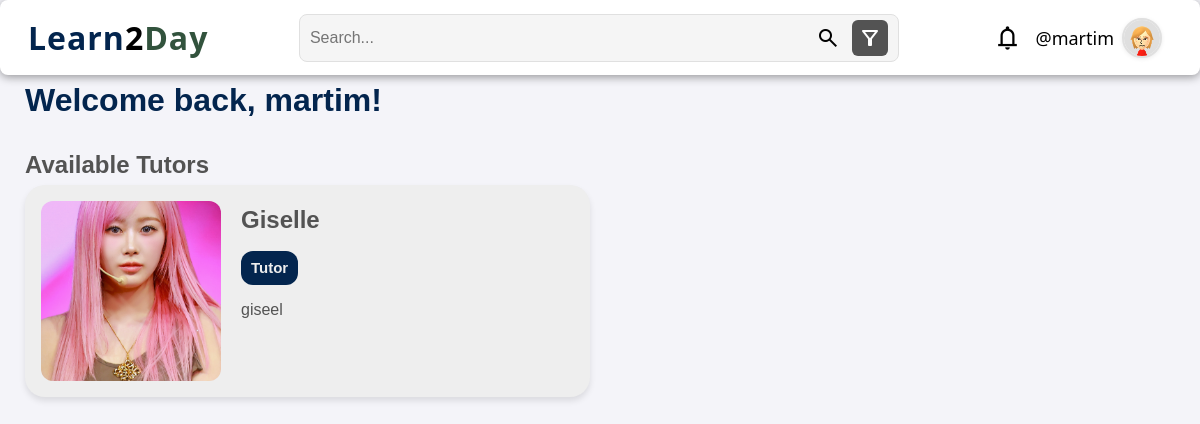
The app's page /homepage.php (signed in) with its own data.
### tables this page shows
CREATE TABLE TUTOR(
    ID_TUTOR VARCHAR(255) NOT NULL,
    NAME VARCHAR(255) NOT NULL,
    DATE_OF_BIRTH DATE NOT NULL,
    PROFILE_IMAGE VARCHAR(255) NOT NULL,
    DESCRIPTION TEXT,
    PRIMARY KEY (ID_TUTOR),
    FOREIGN KEY (ID_TUTOR) REFERENCES USERS(USERNAME) ON DELETE CASCADE
);

### src/includes/session.php (called while the page is built, shortened)
<?php
class Session {
    private static ?Session $instance = null;
    public static function getInstance(): Session {
        if (self::$instance == null) {
            self::$instance = new Session();
        }
        return self::$instance;
    }
    public function getUser(): ?User {
        return isset($_SESSION["user"]) ? $_SESSION["user"] : null;
    }
    public function isLoggedIn(): bool {
        return isset($_SESSION["user"]);
    }
}
?>

### src/database/adminclass.php (called while the page is built, shortened)
<?php
class Admin
{
    public function __construct(
        string $username,
        string $name,
        string $date_of_birth,
        string $profile_image,
        ?string $description
    ) {
        $this->profile_image = $profile_image;
    }
    public static function getByUsername(string $username): ?Admin
    {
        $db = Database::getInstance();
        $stmt = $db->prepare('SELECT * FROM ADMIN WHERE ID_ADMIN = ?');
        $stmt->execute([$username]);
        if ($row = $stmt->fetch()) {
            return new Admin(
                $username,
                $row['NAME'],
                $row['DATE_OF_BIRTH'],
                $row['PROFILE_IMAGE'],
                $row['DESCRIPTION'] ?? null
            );
        }
        return null;
    }
}

### src/homepage.php (the view, shortened to what this page needs)
<?php
require_once __DIR__ . '/includes/session.php';
require_once __DIR__ . '/database/adminclass.php';
$session = Session::getInstance();
$isLoggedIn = $session->isLoggedIn();
$db = Database::getInstance();
$user = $session->getUser();
$profile_image = 'default.png';
if ($user->type === 'STUDENT') {
    $profile = Student::getByUsername($user->username);
    if ($profile && !empty($profile->profile_image)) {
        $profile_image = $profile->profile_image;
    }
} elseif ($user->type === 'TUTOR') {
    $profile = Tutor::getByUsername($user->username);
    if ($profile && !empty($profile->profile_image)) {
        $profile_image = $profile->profile_image;
    }
} elseif ($user->type === 'ADMIN') {
    $profile = Admin::getByUsername($user->username);
    if ($profile && !empty($profile->profile_image)) {
        $profile_image = $profile->profile_image;
    }
}
$searchQuery = '';
$searchResults = [];
$showAll = true;
$selectedSubjects = [];
$selectedLanguages = [];
$selectedLevels = [];
if ($showAll) {
    $stmt = $db->prepare("
        SELECT T.ID_TUTOR, T.NAME, T.PROFILE_IMAGE, T.DESCRIPTION
        FROM TUTOR T
    ");
    $stmt->execute();
    $tutors = $stmt->fetchAll(PDO::FETCH_ASSOC);
}
?>
<!DOCTYPE html>
<html lang="en">
<head>
    <link rel="stylesheet" href="styles/homepage.css">
</head>
<body>
    <header class="header">
        <div class="site-name">
            <?php if($user->type == 'ADMIN'): ?>
                <a href="/admindashboard.php" class="main-page" style="text-decoration:none;"><span style="color: #03254E;">Learn</span><span style="color: black;">2</span><span style="color: #32533D;">Day</span></a>
            <?php else: ?>
            <a href="/homepage.php" class="main-page" style="text-decoration:none;"><span style="color: #03254E;">Learn</span><span style="color: black;">2</span><span style="color: #32533D;">Day</span></a>
            <?php endif; ?>
        </div>
        <form method="GET" action="/homepage.php" class="search-form">
            <div class="search-bar">
                <input type="text" name="search" placeholder="Search..." value="<?= htmlspecialchars($searchQuery) ?>" />
                <button type="submit" class="search-button">
                    <span class="material-symbols-outlined">search</span>
                </button>
                <div class="filter-dropdown">
                    <button type="button" class="filter-button">
                        <span class="material-symbols-outlined">filter_alt</span>
                    </button>
                </div>
            </div>
        </form>
        <div class="notifications">
            <button id="notification-button">
                <span class="material-symbols-outlined">notifications</span>
            </button>
        <div class="access-profile">
            <?php $user = $session->getUser(); ?>
            <button id="profile-button">
                @<?= htmlspecialchars($user->username) ?>
                <span class="material-symbols-outlined" style="display: flex; align-items: center;">
                    <img class="profile-header-img" src="/uploads/profiles/<?= htmlspecialchars($profile_image) ?>"
                         alt="Profile Image">
                </span>
            </button>
        </div>
    </header>
    <main>
        <h1>Welcome<?= $isLoggedIn ? ' back, ' . htmlspecialchars($user->username) : '' ?>!</h1>
        <?php if (!empty($searchQuery) || !empty($selectedSubjects) || !empty($selectedLanguages) || !empty($selectedLevels)): ?>
            <section class="tutors-section">
                <h2>Search Results <?= !empty($searchQuery) ? 'for "' . htmlspecialchars($searchQuery) . '"' : '' ?></h2>
                <div class="cards-grid">
                    <?php if (!empty($searchResults)): ?>
                        <?php foreach ($searchResults as $user): ?>
                            <div class="card" id="<?= $user['type'] ?><?= htmlspecialchars($user['id']) ?>"
                                onclick="window.location.href='/profile.php?id=<?= urlencode($user['USERNAME']) ?>'"
                                style="cursor: pointer;">
                                <div class="container">
                                    <div class="details">
                                        <div class="content-wrapper">
                                            <img class="img" src="/uploads/profiles/<?= htmlspecialchars($user['PROFILE_IMAGE']) ?>"
                                                alt="<?= htmlspecialchars($user['NAME']) ?>"
                                                onerror="this.src='/uploads/profiles/default.png'">
                                            <div class="text-content">
                                                <h2 class="title"><?= htmlspecialchars($user['NAME']) ?></h2>
                                                <div class="subtitle-container">
                                                    <?php if (strtoupper($user['type']) === 'TUTOR'): ?>
                                                        <div class="subtitles" style="background-color: #03254E;"><?= ucfirst($user['type']) ?></div>
                                                    <?php elseif (strtoupper($user['type']) === 'STUDENT'): ?>
                                                        <div class="subtitles" style="background-color: #32533D;"><?= ucfirst($user['type']) ?></div>
                                                    <?php elseif (strtoupper($user['type']) === 'ADMIN'): ?>
                                                        <div class="subtitles" style="background-color: #FFD670;"><?= ucfirst($user['type']) ?></div>
                                                    <?php endif; ?>
                                                </div>
                                                <?php if (!empty($user['DESCRIPTION'])): ?>
                                                    <p class="description"><?= htmlspecialchars($user['DESCRIPTION']) ?></p>
                                                <?php endif; ?>
                                            </div>
                                        </div>
                                    </div>
                                </div>
                            </div>
                        <?php endforeach; ?>
                    <?php else: ?>
                        <p>No tutors or students found matching your criteria.</p>
                    <?php endif; ?>
                </div>
            </section>
        <?php else: ?>
            <section class="tutors-section">
                <h2>Available Tutors</h2>
                <div class="cards-grid">
                    <?php foreach ($tutors as $tutor): ?>
                        <div class="card" id="tutor<?= htmlspecialchars($tutor['ID_TUTOR']) ?>"
                            onclick="window.location.href='/profile.php?id=<?= urlencode($tutor['ID_TUTOR']) ?>'"
                            style="cursor: pointer;">
                            <div class="container">
                                <div class="details">
                                    <div class="content-wrapper">
                                        <img class="img" src="/uploads/profiles/<?= htmlspecialchars($tutor['PROFILE_IMAGE']) ?>"
                                            alt="<?= htmlspecialchars($tutor['NAME']) ?>"
                                            onerror="this.src='/uploads/profiles/default.png'">
                                        <div class="text-content">
                                            <h2 class="title"><?= htmlspecialchars($tutor['NAME']) ?></h2>
                                            <div class="subtitle-container">
                                                <div class="subtitles" style="background-color: #03254E;">Tutor</div>
                                            </div>
                                            <?php if (!empty($tutor['DESCRIPTION'])): ?>
                                                <p class="description"><?= htmlspecialchars($tutor['DESCRIPTION']) ?></p>
                                            <?php endif; ?>
                                        </div>
                                    </div>
                                </div>
                            </div>
                        </div>
                    <?php endforeach; ?>
                </div>
            </section>
        <?php endif; ?>
    </main>
</body>
</html>

### src/styles/homepage.css (style rules this page uses)
* { margin: 0; padding: 0; box-sizing: border-box; }
header { background-color: white; box-shadow: 0 2px 10px rgba(0,0,0,0.4); border-radius: 8px; display: flex; align-items: center; padding: 12px 28px; justify-content: space-between; position: fixed; top: 0; left: 0; right: 0; z-index: 1000; gap: 24px; margin: 0 auto; max-width: 1200px; }
header button { cursor: pointer; }
.site-name { flex: 0 0 auto; }
.site-name .main-page { font-family: 'Segoe UI', Tahoma, Geneva, Verdana, sans-serif; font-size: 32px; font-weight: bold; letter-spacing: 1px; text-decoration: none; padding: 0; }
.search-form { background: none; box-shadow: none; border: none; border-radius: 0; width: 40%; min-width: 260px; flex: 1 1 400px; max-width: 600px; display: flex; align-items: center; gap: 5px; }
.search-bar { background-color: #f5f5f5; border: 1px solid #e0e0e0; border-radius: 8px; padding: 5px 10px; display: flex; align-items: center; width: 100%; }
.search-bar input { background: none; border: none; outline: none; font-size: 16px; width: 100%; padding: 5px 0; color: #000000; }
.search-button, .filter-button, .profile-button { background: none; border: none; display: flex; align-items: center; justify-content: center; padding: 4px; border-radius: 6px; transition: background 0.2s; }
.filter-button { background: #535353; border: none; border-radius: 6px; }
.filter-button .material-symbols-outlined { color: white; }
#profile-button { background: none; border: none; cursor: pointer; display: flex; align-items: center; justify-content: center; padding: 4px 10px; border-radius: 20px; font-size: 18px; color: #000000; font-family: 'Segoe UI', Tahoma, Geneva, Verdana, sans-serif; font-weight: 500; gap: 8px; transition: background 0.2s; }
#profile-button .material-symbols-outlined { font-size: 36px; color: #000000; }
.material-symbols-outlined { font-size: 28px; color: #000000; }
body { font-family: Arial, sans-serif; line-height: 1.6; color: #535353; background-color: #f4f4f9; padding: 25px; padding-top: 75px; }
h1 { font-size: 2rem; color: #03254e; margin-bottom: 20px; }
.cards-grid { display: grid; grid-template-columns: repeat(2, 1fr); gap: 20px; width: 100%; }
.card { min-width: 0; width: 100%; transition: transform 0.3s ease, box-shadow 0.3s ease; }
.card .container { background-color: #eeeeee; width: 100%; border-radius: 20px; height: 100%; padding: 16px; transition: all 0.3s ease; box-shadow: 0 4px 6px rgba(0, 0, 0, 0.1); }
.card .content-wrapper { display: flex; gap: 20px; align-items: flex-start; height: 100%; }
.card .img { width: 214px; height: 214px; border-radius: 12px; object-fit: cover; flex-shrink: 0; transition: transform 0.3s ease; }
.card .subtitle-container { display: flex; gap: 8px; flex-wrap: wrap; }
.card .subtitles { padding: 5px 10px; border-radius: 12px; font-size: 15px; font-weight: 600; color: #eeeeee; display: inline-block; transition: all 0.3s ease; }
.card .text-content { display: flex; flex-direction: column; gap: 12px; flex: 1; min-width: 0; overflow: hidden; }
.card .description { transition: color 0.3s ease; word-wrap: break-word; overflow: hidden; text-overflow: ellipsis; display: -webkit-box; -webkit-line-clamp: 3; line-clamp: 3; -webkit-box-orient: vertical; }
.card .img { width: 180px; height: 180px; border-radius: 12px; object-fit: cover; flex-shrink: 0; transition: transform 0.3s ease; }
.card .title { transition: color 0.3s ease; }
.card .description { transition: color 0.3s ease; }
.filter-button { background: #535353; border: none; border-radius: 6px; padding: 6px; cursor: pointer; transition: background-color 0.2s ease; }
.filter-button .material-symbols-outlined { color: white; font-size: 24px; }
.filter-dropdown { position: relative; display: inline-block; margin-left: 8px; }
.profile-header-img { width: 40px; height: 40px; border-radius: 50%; object-fit: cover; border: 2px solid #e0e0e0; background: #fff; box-shadow: 0 1px 4px rgba(0,0,0,0.08); margin-left: 0; margin-right: 0; display: block; }
.access-profile { display: flex; align-items: center; gap: 16px; position: relative; }
#notification-button { background: none; border: none; cursor: pointer; display: flex; align-items: center; justify-content: center; padding: 4px; border-radius: 50%; transition: background 0.2s; }
#notification-button .material-symbols-outlined { font-size: 28px; color: #000000; }
.notifications { position: relative; display: flex; align-items: center; }

### records on screen
tutor: PROFILE_IMAGE (picture), NAME "Giselle", DESCRIPTION "giseel"

### other values on screen
$user->username "martim"
